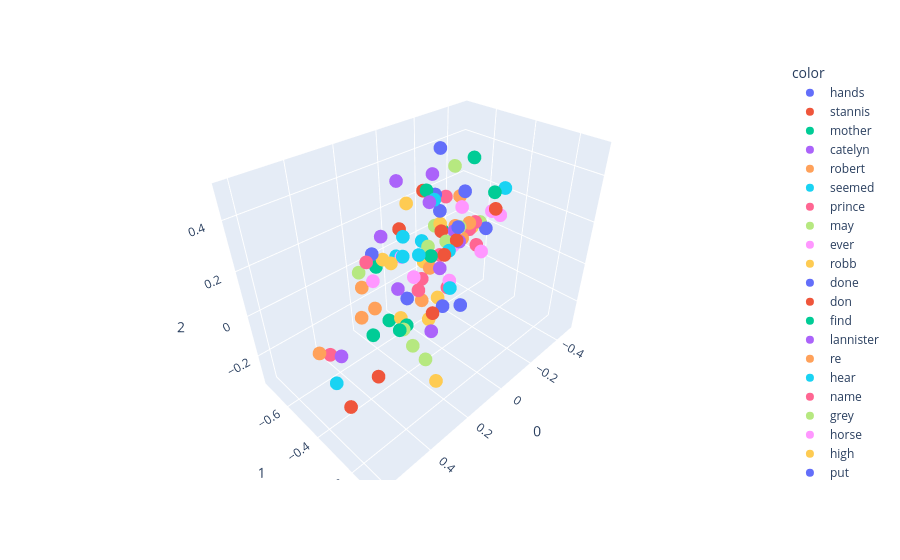

The cell this chart's notebook holds for it:
### Code cell
import plotly.express as px
fig = px.scatter_3d(
    X[200:300],
    x=0,
    y=1,
    z=2,
    color=y[200:300]
)
fig.show()

### Figure 1 — Plotly figure (JSON) as saved in the notebook; plotly's stock layout.template omitted (floating-point values rounded to 4 significant figures)
{"data": [{"hovertemplate": "color=hands<br>0=%{x}<br>1=%{y}<br>2=%{z}<extra></extra>", "legendgroup": "hands", "marker": {"color": "#636efa", "symbol": "circle"}, "mode": "markers", "name": "hands", "scene": "scene", "showlegend": true, "type": "scatter3d", "x": [0.3537], "y": [-0.3875], "z": [0.3101]}, {"hovertemplate": "color=stannis<br>0=%{x}<br>1=%{y}<br>2=%{z}<extra></extra>", "legendgroup": "stannis", "marker": {"color": "#EF553B", "symbol": "circle"}, "mode": "markers", "name": "stannis", "scene": "scene", "showlegend": true, "type": "scatter3d", "x": [-0.1352], "y": [-0.6108], "z": [-0.04168]}, {"hovertemplate": "color=mother<br>0=%{x}<br>1=%{y}<br>2=%{z}<extra></extra>", "legendgroup": "mother", "marker": {"color": "#00cc96", "symbol": "circle"}, "mode": "markers", "name": "mother", "scene": "scene", "showlegend": true, "type": "scatter3d", "x": [-0.1744], "y": [-0.5786], "z": [0.09869]}, {"hovertemplate": "color=catelyn<br>0=%{x}<br>1=%{y}<br>2=%{z}<extra></extra>", "legendgroup": "catelyn", "marker": {"color": "#ab63fa", "symbol": "circle"}, "mode": "markers", "name": "catelyn", "scene": "scene", "showlegend": true, "type": "scatter3d", "x": [-0.07664], "y": [-0.3937], "z": [0.1645]}, {"hovertemplate": "color=robert<br>0=%{x}<br>1=%{y}<br>2=%{z}<extra></extra>", "legendgroup": "robert", "marker": {"color": "#FFA15A", "symbol": "circle"}, "mode": "markers", "name": "robert", "scene": "scene", "showlegend": true, "type": "scatter3d", "x": [-0.2373], "y": [-0.5584], "z": [0.1003]}, {"hovertemplate": "color=seemed<br>0=%{x}<br>1=%{y}<br>2=%{z}<extra></extra>", "legendgroup": "seemed", "marker": {"color": "#19d3f3", "symbol": "circle"}, "mode": "markers", "name": "seemed", "scene": "scene", "showlegend": true, "type": "scatter3d", "x": [0.07259], "y": [-0.31], "z": [0.2296]}, {"hovertemplate": "color=prince<br>0=%{x}<br>1=%{y}<br>2=%{z}<extra></extra>", "legendgroup": "prince", "marker": {"color": "#FF6692", "symbol": "circle"}, "mode": "markers", "name": "prince", "scene": "scene", "showlegend": true, "type": "scatter3d", "x": [-0.2771], "y": [-0.4818], "z": [0.1344]}, {"hovertemplate": "color=may<br>0=%{x}<br>1=%{y}<br>2=%{z}<extra></extra>", "legendgroup": "may", "marker": {"color": "#B6E880", "symbol": "circle"}, "mode": "markers", "name": "may", "scene": "scene", "showlegend": true, "type": "scatter3d", "x": [-0.341], "y": [-0.5067], "z": [0.0981]}, {"hovertemplate": "color=ever<br>0=%{x}<br>1=%{y}<br>2=%{z}<extra></extra>", "legendgroup": "ever", "marker": {"color": "#FF97FF", "symbol": "circle"}, "mode": "markers", "name": "ever", "scene": "scene", "showlegend": true, "type": "scatter3d", "x": [-0.1695], "y": [-0.5086], "z": [0.05107]}, {"hovertemplate": "color=robb<br>0=%{x}<br>1=%{y}<br>2=%{z}<extra></extra>", "legendgroup": "robb", "marker": {"color": "#FECB52", "symbol": "circle"}, "mode": "markers", "name": "robb", "scene": "scene", "showlegend": true, "type": "scatter3d", "x": [-0.1365], "y": [-0.5528], "z": [0.1542]}, {"hovertemplate": "color=done<br>0=%{x}<br>1=%{y}<br>2=%{z}<extra></extra>", "legendgroup": "done", "marker": {"color": "#636efa", "symbol": "circle"}, "mode": "markers", "name": "done", "scene": "scene", "showlegend": true, "type": "scatter3d", "x": [-0.1863], "y": [-0.631], "z": [0.2418]}, {"hovertemplate": "color=don<br>0=%{x}<br>1=%{y}<br>2=%{z}<extra></extra>", "legendgroup": "don", "marker": {"color": "#EF553B", "symbol": "circle"}, "mode": "markers", "name": "don", "scene": "scene", "showlegend": true, "type": "scatter3d", "x": [-0.2533], "y": [-0.3641], "z": [0.2507]}, {"hovertemplate": "color=find<br>0=%{x}<br>1=%{y}<br>2=%{z}<extra></extra>", "legendgroup": "find", "marker": {"color": "#00cc96", "symbol": "circle"}, "mode": "markers", "name": "find", "scene": "scene", "showlegend": true, "type": "scatter3d", "x": [-0.1241], "y": [-0.6198], "z": [0.2866]}, {"hovertemplate": "color=lannister<br>0=%{x}<br>1=%{y}<br>2=%{z}<extra></extra>", "legendgroup": "lannister", "marker": {"color": "#ab63fa", "symbol": "circle"}, "mode": "markers", "name": "lannister", "scene": "scene", "showlegend": true, "type": "scatter3d", "x": [-0.1868], "y": [-0.5178], "z": [0.1129]}, {"hovertemplate": "color=re<br>0=%{x}<br>1=%{y}<br>2=%{z}<extra></extra>", "legendgroup": "re", "marker": {"color": "#FFA15A", "symbol": "circle"}, "mode": "markers", "name": "re", "scene": "scene", "showlegend": true, "type": "scatter3d", "x": [-0.1493], "y": [-0.4081], "z": [0.2117]}, {"hovertemplate": "color=hear<br>0=%{x}<br>1=%{y}<br>2=%{z}<extra></extra>", "legendgroup": "hear", "marker": {"color": "#19d3f3", "symbol": "circle"}, "mode": "markers", "name": "hear", "scene": "scene", "showlegend": true, "type": "scatter3d", "x": [-0.02951], "y": [-0.4833], "z": [0.3289]}, {"hovertemplate": "color=name<br>0=%{x}<br>1=%{y}<br>2=%{z}<extra></extra>", "legendgroup": "name", "marker": {"color": "#FF6692", "symbol": "circle"}, "mode": "markers", "name": "name", "scene": "scene", "showlegend": true, "type": "scatter3d", "x": [-0.2725], "y": [-0.6497], "z": [0.1945]}, {"hovertemplate": "color=grey<br>0=%{x}<br>1=%{y}<br>2=%{z}<extra></extra>", "legendgroup": "grey", "marker": {"color": "#B6E880", "symbol": "circle"}, "mode": "markers", "name": "grey", "scene": "scene", "showlegend": true, "type": "scatter3d", "x": [0.3554], "y": [-0.1432], "z": [0.01519]}, {"hovertemplate": "color=horse<br>0=%{x}<br>1=%{y}<br>2=%{z}<extra></extra>", "legendgroup": "horse", "marker": {"color": "#FF97FF", "symbol": "circle"}, "mode": "markers", "name": "horse", "scene": "scene", "showlegend": true, "type": "scatter3d", "x": [0.3714], "y": [-0.3694], "z": [0.2214]}, {"hovertemplate": "color=high<br>0=%{x}<br>1=%{y}<br>2=%{z}<extra></extra>", "legendgroup": "high", "marker": {"color": "#FECB52", "symbol": "circle"}, "mode": "markers", "name": "high", "scene": "scene", "showlegend": true, "type": "scatter3d", "x": [0.1358], "y": [-0.3476], "z": [-0.07128]}, {"hovertemplate": "color=put<br>0=%{x}<br>1=%{y}<br>2=%{z}<extra></extra>", "legendgroup": "put", "marker": {"color": "#636efa", "symbol": "circle"}, "mode": "markers", "name": "put", "scene": "scene", "showlegend": true, "type": "scatter3d", "x": [-0.09275], "y": [-0.5163], "z": [0.5033]}, {"hovertemplate": "color=stone<br>0=%{x}<br>1=%{y}<br>2=%{z}<extra></extra>", "legendgroup": "stone", "marker": {"color": "#EF553B", "symbol": "circle"}, "mode": "markers", "name": "stone", "scene": "scene", "showlegend": true, "type": "scatter3d", "x": [0.5918], "y": [-0.2478], "z": [-0.1068]}, {"hovertemplate": "color=wine<br>0=%{x}<br>1=%{y}<br>2=%{z}<extra></extra>", "legendgroup": "wine", "marker": {"color": "#00cc96", "symbol": "circle"}, "mode": "markers", "name": "wine", "scene": "scene", "showlegend": true, "type": "scatter3d", "x": [0.123], "y": [-0.3491], "z": [0.2123]}, {"hovertemplate": "color=hard<br>0=%{x}<br>1=%{y}<br>2=%{z}<extra></extra>", "legendgroup": "hard", "marker": {"color": "#ab63fa", "symbol": "circle"}, "mode": "markers", "name": "hard", "scene": "scene", "showlegend": true, "type": "scatter3d", "x": [0.3487], "y": [-0.2729], "z": [0.2291]}, {"hovertemplate": "color=water<br>0=%{x}<br>1=%{y}<br>2=%{z}<extra></extra>", "legendgroup": "water", "marker": {"color": "#FFA15A", "symbol": "circle"}, "mode": "markers", "name": "water", "scene": "scene", "showlegend": true, "type": "scatter3d", "x": [0.6162], "y": [-0.3489], "z": [0.08033]}, {"hovertemplate": "color=upon<br>0=%{x}<br>1=%{y}<br>2=%{z}<extra></extra>", "legendgroup": "upon", "marker": {"color": "#19d3f3", "symbol": "circle"}, "mode": "markers", "name": "upon", "scene": "scene", "showlegend": true, "type": "scatter3d", "x": [0.07779], "y": [-0.2957], "z": [0.07494]}, {"hovertemplate": "color=fire<br>0=%{x}<br>1=%{y}<br>2=%{z}<extra></extra>", "legendgroup": "fire", "marker": {"color": "#FF6692", "symbol": "circle"}, "mode": "markers", "name": "fire", "scene": "scene", "showlegend": true, "type": "scatter3d", "x": [0.5327], "y": [-0.429], "z": [-0.04019]}, {"hovertemplate": "color=iron<br>0=%{x}<br>1=%{y}<br>2=%{z}<extra></extra>", "legendgroup": "iron", "marker": {"color": "#B6E880", "symbol": "circle"}, "mode": "markers", "name": "iron", "scene": "scene", "showlegend": true, "type": "scatter3d", "x": [0.24], "y": [-0.3761], "z": [-0.07604]}, {"hovertemplate": "color=until<br>0=%{x}<br>1=%{y}<br>2=%{z}<extra></extra>", "legendgroup": "until", "marker": {"color": "#FF97FF", "symbol": "circle"}, "mode": "markers", "name": "until", "scene": "scene", "showlegend": true, "type": "scatter3d", "x": [0.2126], "y": [-0.4056], "z": [0.2236]}, {"hovertemplate": "color=these<br>0=%{x}<br>1=%{y}<br>2=%{z}<extra></extra>", "legendgroup": "these", "marker": {"color": "#FECB52", "symbol": "circle"}, "mode": "markers", "name": "these", "scene": "scene", "showlegend": true, "type": "scatter3d", "x": [-0.1904], "y": [-0.6131], "z": [-0.2967]}, {"hovertemplate": "color=voice<br>0=%{x}<br>1=%{y}<br>2=%{z}<extra></extra>", "legendgroup": "voice", "marker": {"color": "#636efa", "symbol": "circle"}, "mode": "markers", "name": "voice", "scene": "scene", "showlegend": true, "type": "scatter3d", "x": [0.01873], "y": [-0.3185], "z": [0.2996]}, {"hovertemplate": "color=gone<br>0=%{x}<br>1=%{y}<br>2=%{z}<extra></extra>", "legendgroup": "gone", "marker": {"color": "#EF553B", "symbol": "circle"}, "mode": "markers", "name": "gone", "scene": "scene", "showlegend": true, "type": "scatter3d", "x": [0.1359], "y": [-0.4994], "z": [0.2648]}, {"hovertemplate": "color=give<br>0=%{x}<br>1=%{y}<br>2=%{z}<extra></extra>", "legendgroup": "give", "marker": {"color": "#00cc96", "symbol": "circle"}, "mode": "markers", "name": "give", "scene": "scene", "showlegend": true, "type": "scatter3d", "x": [-0.3258], "y": [-0.5462], "z": [0.3892]}, {"hovertemplate": "color=sam<br>0=%{x}<br>1=%{y}<br>2=%{z}<extra></extra>", "legendgroup": "sam", "marker": {"color": "#ab63fa", "symbol": "circle"}, "mode": "markers", "name": "sam", "scene": "scene", "showlegend": true, "type": "scatter3d", "x": [0.1477], "y": [-0.282], "z": [0.2051]}, {"hovertemplate": "color=better<br>0=%{x}<br>1=%{y}<br>2=%{z}<extra></extra>", "legendgroup": "better", "marker": {"color": "#FFA15A", "symbol": "circle"}, "mode": "markers", "name": "better", "scene": "scene", "showlegend": true, "type": "scatter3d", "x": [-0.2203], "y": [-0.5021], "z": [0.06957]}, {"hovertemplate": "color=seen<br>0=%{x}<br>1=%{y}<br>2=%{z}<extra></extra>", "legendgroup": "seen", "marker": {"color": "#19d3f3", "symbol": "circle"}, "mode": "markers", "name": "seen", "scene": "scene", "showlegend": true, "type": "scatter3d", "x": [0.03972], "y": [-0.4814], "z": [0.1796]}, {"hovertemplate": "color=shall<br>0=%{x}<br>1=%{y}<br>2=%{z}<extra></extra>", "legendgroup": "shall", "marker": {"color": "#FF6692", "symbol": "circle"}, "mode": "markers", "name": "shall", "scene": "scene", "showlegend": true, "type": "scatter3d", "x": [-0.3053], "y": [-0.5355], "z": [0.06465]}, {"hovertemplate": "color=ned<br>0=%{x}<br>1=%{y}<br>2=%{z}<extra></extra>", "legendgroup": "ned", "marker": {"color": "#B6E880", "symbol": "circle"}, "mode": "markers", "name": "ned", "scene": "scene", "showlegend": true, "type": "scatter3d", "x": [-0.09758], "y": [-0.4128], "z": [0.2137]}, {"hovertemplate": "color=always<br>0=%{x}<br>1=%{y}<br>2=%{z}<extra></extra>", "legendgroup": "always", "marker": {"color": "#FF97FF", "symbol": "circle"}, "mode": "markers", "name": "always", "scene": "scene", "showlegend": true, "type": "scatter3d", "x": [-0.2068], "y": [-0.5175], "z": [0.1192]}, {"hovertemplate": "color=years<br>0=%{x}<br>1=%{y}<br>2=%{z}<extra></extra>", "legendgroup": "years", "marker": {"color": "#FECB52", "symbol": "circle"}, "mode": "markers", "name": "years", "scene": "scene", "showlegend": true, "type": "scatter3d", "x": [-0.09968], "y": [-0.6139], "z": [-0.04666]}, {"hovertemplate": "color=between<br>0=%{x}<br>1=%{y}<br>2=%{z}<extra></extra>", "legendgroup": "between", "marker": {"color": "#636efa", "symbol": "circle"}, "mode": "markers", "name": "between", "scene": "scene", "showlegend": true, "type": "scatter3d", "x": [0.2735], "y": [-0.1486], "z": [0.1878]}, {"hovertemplate": "color=dark<br>0=%{x}<br>1=%{y}<br>2=%{z}<extra></extra>", "legendgroup": "dark", "marker": {"color": "#EF553B", "symbol": "circle"}, "mode": "markers", "name": "dark", "scene": "scene", "showlegend": true, "type": "scatter3d", "x": [0.5094], "y": [-0.1974], "z": [0.01035]}, {"hovertemplate": "color=place<br>0=%{x}<br>1=%{y}<br>2=%{z}<extra></extra>", "legendgroup": "place", "marker": {"color": "#00cc96", "symbol": "circle"}, "mode": "markers", "name": "place", "scene": "scene", "showlegend": true, "type": "scatter3d", "x": [0.06299], "y": [-0.7449], "z": [-0.05929]}, {"hovertemplate": "color=small<br>0=%{x}<br>1=%{y}<br>2=%{z}<extra></extra>", "legendgroup": "small", "marker": {"color": "#ab63fa", "symbol": "circle"}, "mode": "markers", "name": "small", "scene": "scene", "showlegend": true, "type": "scatter3d", "x": [0.1928], "y": [-0.2776], "z": [-0.05218]}, {"hovertemplate": "color=cold<br>0=%{x}<br>1=%{y}<br>2=%{z}<extra></extra>", "legendgroup": "cold", "marker": {"color": "#FFA15A", "symbol": "circle"}, "mode": "markers", "name": "cold", "scene": "scene", "showlegend": true, "type": "scatter3d", "x": [0.4131], "y": [-0.3151], "z": [0.1623]}, {"hovertemplate": "color=winterfell<br>0=%{x}<br>1=%{y}<br>2=%{z}<extra></extra>", "legendgroup": "winterfell", "marker": {"color": "#19d3f3", "symbol": "circle"}, "mode": "markers", "name": "winterfell", "scene": "scene", "showlegend": true, "type": "scatter3d", "x": [-0.01962], "y": [-0.7035], "z": [-0.02301]}, {"hovertemplate": "color=most<br>0=%{x}<br>1=%{y}<br>2=%{z}<extra></extra>", "legendgroup": "most", "marker": {"color": "#FF6692", "symbol": "circle"}, "mode": "markers", "name": "most", "scene": "scene", "showlegend": true, "type": "scatter3d", "x": [-0.2001], "y": [-0.561], "z": [-0.2135]}, {"hovertemplate": "color=hundred<br>0=%{x}<br>1=%{y}<br>2=%{z}<extra></extra>", "legendgroup": "hundred", "marker": {"color": "#B6E880", "symbol": "circle"}, "mode": "markers", "name": "hundred", "scene": "scene", "showlegend": true, "type": "scatter3d", "x": [0.1027], "y": [-0.477], "z": [-0.3212]}, {"hovertemplate": "color=stood<br>0=%{x}<br>1=%{y}<br>2=%{z}<extra></extra>", "legendgroup": "stood", "marker": {"color": "#FF97FF", "symbol": "circle"}, "mode": "markers", "name": "stood", "scene": "scene", "showlegend": true, "type": "scatter3d", "x": [0.2805], "y": [-0.2713], "z": [0.2415]}, {"hovertemplate": "color=end<br>0=%{x}<br>1=%{y}<br>2=%{z}<extra></extra>", "legendgroup": "end", "marker": {"color": "#FECB52", "symbol": "circle"}, "mode": "markers", "name": "end", "scene": "scene", "showlegend": true, "type": "scatter3d", "x": [0.1106], "y": [-0.6367], "z": [0.05357]}, {"hovertemplate": "color=sister<br>0=%{x}<br>1=%{y}<br>2=%{z}<extra></extra>", "legendgroup": "sister", "marker": {"color": "#636efa", "symbol": "circle"}, "mode": "markers", "name": "sister", "scene": "scene", "showlegend": true, "type": "scatter3d", "x": [-0.3393], "y": [-0.5987], "z": [0.2143]}, {"hovertemplate": "color=words<br>0=%{x}<br>1=%{y}<br>2=%{z}<extra></extra>", "legendgroup": "words", "marker": {"color": "#EF553B", "symbol": "circle"}, "mode": "markers", "name": "words", "scene": "scene", "showlegend": true, "type": "scatter3d", "x": [-0.08316], "y": [-0.4956], "z": [0.1648]}, {"hovertemplate": "color=sea<br>0=%{x}<br>1=%{y}<br>2=%{z}<extra></extra>", "legendgroup": "sea", "marker": {"color": "#00cc96", "symbol": "circle"}, "mode": "markers", "name": "sea", "scene": "scene", "showlegend": true, "type": "scatter3d", "x": [0.2333], "y": [-0.577], "z": [-0.2402]}, {"hovertemplate": "color=right<br>0=%{x}<br>1=%{y}<br>2=%{z}<extra></extra>", "legendgroup": "right", "marker": {"color": "#ab63fa", "symbol": "circle"}, "mode": "markers", "name": "right", "scene": "scene", "showlegend": true, "type": "scatter3d", "x": [0.2267], "y": [-0.4948], "z": [0.2743]}, {"hovertemplate": "color=nothing<br>0=%{x}<br>1=%{y}<br>2=%{z}<extra></extra>", "legendgroup": "nothing", "marker": {"color": "#FFA15A", "symbol": "circle"}, "mode": "markers", "name": "nothing", "scene": "scene", "showlegend": true, "type": "scatter3d", "x": [0.001785], "y": [-0.4753], "z": [0.03888]}, {"hovertemplate": "color=walls<br>0=%{x}<br>1=%{y}<br>2=%{z}<extra></extra>", "legendgroup": "walls", "marker": {"color": "#19d3f3", "symbol": "circle"}, "mode": "markers", "name": "walls", "scene": "scene", "showlegend": true, "type": "scatter3d", "x": [0.4763], "y": [-0.5121], "z": [-0.2917]}, {"hovertemplate": "color=fingers<br>0=%{x}<br>1=%{y}<br>2=%{z}<extra></extra>", "legendgroup": "fingers", "marker": {"color": "#FF6692", "symbol": "circle"}, "mode": "markers", "name": "fingers", "scene": "scene", "showlegend": true, "type": "scatter3d", "x": [0.4569], "y": [-0.282], "z": [0.3793]}, {"hovertemplate": "color=same<br>0=%{x}<br>1=%{y}<br>2=%{z}<extra></extra>", "legendgroup": "same", "marker": {"color": "#B6E880", "symbol": "circle"}, "mode": "markers", "name": "same", "scene": "scene", "showlegend": true, "type": "scatter3d", "x": [-0.07434], "y": [-0.4598], "z": [0.1369]}, {"hovertemplate": "color=house<br>0=%{x}<br>1=%{y}<br>2=%{z}<extra></extra>", "legendgroup": "house", "marker": {"color": "#FF97FF", "symbol": "circle"}, "mode": "markers", "name": "house", "scene": "scene", "showlegend": true, "type": "scatter3d", "x": [-0.1489], "y": [-0.5039], "z": [-0.1181]}, {"hovertemplate": "color=cloak<br>0=%{x}<br>1=%{y}<br>2=%{z}<extra></extra>", "legendgroup": "cloak", "marker": {"color": "#FECB52", "symbol": "circle"}, "mode": "markers", "name": "cloak", "scene": "scene", "showlegend": true, "type": "scatter3d", "x": [0.3308], "y": [-0.3224], "z": [0.2949]}, {"hovertemplate": "color=young<br>0=%{x}<br>1=%{y}<br>2=%{z}<extra></extra>", "legendgroup": "young", "marker": {"color": "#636efa", "symbol": "circle"}, "mode": "markers", "name": "young", "scene": "scene", "showlegend": true, "type": "scatter3d", "x": [-0.2994], "y": [-0.4408], "z": [0.1112]}, {"hovertemplate": "color=beside<br>0=%{x}<br>1=%{y}<br>2=%{z}<extra></extra>", "legendgroup": "beside", "marker": {"color": "#EF553B", "symbol": "circle"}, "mode": "markers", "name": "beside", "scene": "scene", "showlegend": true, "type": "scatter3d", "x": [0.2156], "y": [-0.1994], "z": [0.3307]}, {"hovertemplate": "color=does<br>0=%{x}<br>1=%{y}<br>2=%{z}<extra></extra>", "legendgroup": "does", "marker": {"color": "#00cc96", "symbol": "circle"}, "mode": "markers", "name": "does", "scene": "scene", "showlegend": true, "type": "scatter3d", "x": [-0.3831], "y": [-0.4719], "z": [0.239]}, {"hovertemplate": "color=get<br>0=%{x}<br>1=%{y}<br>2=%{z}<extra></extra>", "legendgroup": "get", "marker": {"color": "#ab63fa", "symbol": "circle"}, "mode": "markers", "name": "get", "scene": "scene", "showlegend": true, "type": "scatter3d", "x": [0.04755], "y": [-0.607], "z": [0.3893]}, {"hovertemplate": "color=seven<br>0=%{x}<br>1=%{y}<br>2=%{z}<extra></extra>", "legendgroup": "seven", "marker": {"color": "#FFA15A", "symbol": "circle"}, "mode": "markers", "name": "seven", "scene": "scene", "showlegend": true, "type": "scatter3d", "x": [-0.09782], "y": [-0.6263], "z": [-0.2687]}, {"hovertemplate": "color=mouth<br>0=%{x}<br>1=%{y}<br>2=%{z}<extra></extra>", "legendgroup": "mouth", "marker": {"color": "#19d3f3", "symbol": "circle"}, "mode": "markers", "name": "mouth", "scene": "scene", "showlegend": true, "type": "scatter3d", "x": [0.3308], "y": [-0.2612], "z": [0.42]}, {"hovertemplate": "color=watch<br>0=%{x}<br>1=%{y}<br>2=%{z}<extra></extra>", "legendgroup": "watch", "marker": {"color": "#FF6692", "symbol": "circle"}, "mode": "markers", "name": "watch", "scene": "scene", "showlegend": true, "type": "scatter3d", "x": [-0.1083], "y": [-0.5248], "z": [0.02643]}, {"hovertemplate": "color=door<br>0=%{x}<br>1=%{y}<br>2=%{z}<extra></extra>", "legendgroup": "door", "marker": {"color": "#B6E880", "symbol": "circle"}, "mode": "markers", "name": "door", "scene": "scene", "showlegend": true, "type": "scatter3d", "x": [0.4214], "y": [-0.3733], "z": [0.2787]}, {"hovertemplate": "color=joffrey<br>0=%{x}<br>1=%{y}<br>2=%{z}<extra></extra>", "legendgroup": "joffrey", "marker": {"color": "#FF97FF", "symbol": "circle"}, "mode": "markers", "name": "joffrey", "scene": "scene", "showlegend": true, "type": "scatter3d", "x": [-0.2299], "y": [-0.5181], "z": [0.2095]}, {"hovertemplate": "color=green<br>0=%{x}<br>1=%{y}<br>2=%{z}<extra></extra>", "legendgroup": "green", "marker": {"color": "#FECB52", "symbol": "circle"}, "mode": "markers", "name": "green", "scene": "scene", "showlegend": true, "type": "scatter3d", "x": [0.3258], "y": [-0.1231], "z": [-0.09357]}, {"hovertemplate": "color=big<br>0=%{x}<br>1=%{y}<br>2=%{z}<extra></extra>", "legendgroup": "big", "marker": {"color": "#636efa", "symbol": "circle"}, "mode": "markers", "name": "big", "scene": "scene", "showlegend": true, "type": "scatter3d", "x": [0.244], "y": [-0.1008], "z": [0.2028]}, {"hovertemplate": "color=under<br>0=%{x}<br>1=%{y}<br>2=%{z}<extra></extra>", "legendgroup": "under", "marker": {"color": "#EF553B", "symbol": "circle"}, "mode": "markers", "name": "under", "scene": "scene", "showlegend": true, "type": "scatter3d", "x": [0.3727], "y": [-0.09557], "z": [0.2496]}, {"hovertemplate": "color=few<br>0=%{x}<br>1=%{y}<br>2=%{z}<extra></extra>", "legendgroup": "few", "marker": {"color": "#00cc96", "symbol": "circle"}, "mode": "markers", "name": "few", "scene": "scene", "showlegend": true, "type": "scatter3d", "x": [0.1705], "y": [-0.436], "z": [-0.1363]}, {"hovertemplate": "color=sent<br>0=%{x}<br>1=%{y}<br>2=%{z}<extra></extra>", "legendgroup": "sent", "marker": {"color": "#ab63fa", "symbol": "circle"}, "mode": "markers", "name": "sent", "scene": "scene", "showlegend": true, "type": "scatter3d", "x": [-0.05299], "y": [-0.5169], "z": [0.4137]}, {"hovertemplate": "color=perhaps<br>0=%{x}<br>1=%{y}<br>2=%{z}<extra></extra>", "legendgroup": "perhaps", "marker": {"color": "#FFA15A", "symbol": "circle"}, "mode": "markers", "name": "perhaps", "scene": "scene", "showlegend": true, "type": "scatter3d", "x": [-0.372], "y": [-0.6552], "z": [0.159]}, {"hovertemplate": "color=almost<br>0=%{x}<br>1=%{y}<br>2=%{z}<extra></extra>", "legendgroup": "almost", "marker": {"color": "#19d3f3", "symbol": "circle"}, "mode": "markers", "name": "almost", "scene": "scene", "showlegend": true, "type": "scatter3d", "x": [0.2876], "y": [-0.2391], "z": [0.3453]}, {"hovertemplate": "color=such<br>0=%{x}<br>1=%{y}<br>2=%{z}<extra></extra>", "legendgroup": "such", "marker": {"color": "#FF6692", "symbol": "circle"}, "mode": "markers", "name": "such", "scene": "scene", "showlegend": true, "type": "scatter3d", "x": [-0.3804], "y": [-0.5509], "z": [-0.05741]}, {"hovertemplate": "color=wanted<br>0=%{x}<br>1=%{y}<br>2=%{z}<extra></extra>", "legendgroup": "wanted", "marker": {"color": "#B6E880", "symbol": "circle"}, "mode": "markers", "name": "wanted", "scene": "scene", "showlegend": true, "type": "scatter3d", "x": [-0.1701], "y": [-0.5114], "z": [0.4114]}, {"hovertemplate": "color=daughter<br>0=%{x}<br>1=%{y}<br>2=%{z}<extra></extra>", "legendgroup": "daughter", "marker": {"color": "#FF97FF", "symbol": "circle"}, "mode": "markers", "name": "daughter", "scene": "scene", "showlegend": true, "type": "scatter3d", "x": [-0.3741], "y": [-0.4727], "z": [0.1522]}, {"hovertemplate": "color=true<br>0=%{x}<br>1=%{y}<br>2=%{z}<extra></extra>", "legendgroup": "true", "marker": {"color": "#FECB52", "symbol": "circle"}, "mode": "markers", "name": "true", "scene": "scene", "showlegend": true, "type": "scatter3d", "x": [-0.4278], "y": [-0.6228], "z": [-0.01094]}, {"hovertemplate": "color=while<br>0=%{x}<br>1=%{y}<br>2=%{z}<extra></extra>", "legendgroup": "while", "marker": {"color": "#636efa", "symbol": "circle"}, "mode": "markers", "name": "while", "scene": "scene", "showlegend": true, "type": "scatter3d", "x": [0.31], "y": [-0.2734], "z": [0.169]}, {"hovertemplate": "color=leave<br>0=%{x}<br>1=%{y}<br>2=%{z}<extra></extra>", "legendgroup": "leave", "marker": {"color": "#EF553B", "symbol": "circle"}, "mode": "markers", "name": "leave", "scene": "scene", "showlegend": true, "type": "scatter3d", "x": [-0.1557], "y": [-0.6723], "z": [0.2557]}, {"hovertemplate": "color=city<br>0=%{x}<br>1=%{y}<br>2=%{z}<extra></extra>", "legendgroup": "city", "marker": {"color": "#00cc96", "symbol": "circle"}, "mode": "markers", "name": "city", "scene": "scene", "showlegend": true, "type": "scatter3d", "x": [0.05881], "y": [-0.6802], "z": [-0.3289]}, {"hovertemplate": "color=wind<br>0=%{x}<br>1=%{y}<br>2=%{z}<extra></extra>", "legendgroup": "wind", "marker": {"color": "#ab63fa", "symbol": "circle"}, "mode": "markers", "name": "wind", "scene": "scene", "showlegend": true, "type": "scatter3d", "x": [0.5495], "y": [-0.3323], "z": [0.03222]}, {"hovertemplate": "color=light<br>0=%{x}<br>1=%{y}<br>2=%{z}<extra></extra>", "legendgroup": "light", "marker": {"color": "#FFA15A", "symbol": "circle"}, "mode": "markers", "name": "light", "scene": "scene", "showlegend": true, "type": "scatter3d", "x": [0.3889], "y": [-0.4272], "z": [0.0409]}, {"hovertemplate": "color=arms<br>0=%{x}<br>1=%{y}<br>2=%{z}<extra></extra>", "legendgroup": "arms", "marker": {"color": "#19d3f3", "symbol": "circle"}, "mode": "markers", "name": "arms", "scene": "scene", "showlegend": true, "type": "scatter3d", "x": [0.2482], "y": [-0.358], "z": [0.2648]}, {"hovertemplate": "color=children<br>0=%{x}<br>1=%{y}<br>2=%{z}<extra></extra>", "legendgroup": "children", "marker": {"color": "#FF6692", "symbol": "circle"}, "mode": "markers", "name": "children", "scene": "scene", "showlegend": true, "type": "scatter3d", "x": [-0.08827], "y": [-0.6376], "z": [-0.2113]}, {"hovertemplate": "color=herself<br>0=%{x}<br>1=%{y}<br>2=%{z}<extra></extra>", "legendgroup": "herself", "marker": {"color": "#B6E880", "symbol": "circle"}, "mode": "markers", "name": "herself", "scene": "scene", "showlegend": true, "type": "scatter3d", "x": [0.08792], "y": [-0.3994], "z": [0.2135]}, {"hovertemplate": "color=sweet<br>0=%{x}<br>1=%{y}<br>2=%{z}<extra></extra>", "legendgroup": "sweet", "marker": {"color": "#FF97FF", "symbol": "circle"}, "mode": "markers", "name": "sweet", "scene": "scene", "showlegend": true, "type": "scatter3d", "x": [-0.2587], "y": [-0.3435], "z": [0.2285]}, {"hovertemplate": "color=others<br>0=%{x}<br>1=%{y}<br>2=%{z}<extra></extra>", "legendgroup": "others", "marker": {"color": "#FECB52", "symbol": "circle"}, "mode": "markers", "name": "others", "scene": "scene", "showlegend": true, "type": "scatter3d", "x": [0.1364], "y": [-0.5091], "z": [-0.1631]}, {"hovertemplate": "color=lost<br>0=%{x}<br>1=%{y}<br>2=%{z}<extra></extra>", "legendgroup": "lost", "marker": {"color": "#636efa", "symbol": "circle"}, "mode": "markers", "name": "lost", "scene": "scene", "showlegend": true, "type": "scatter3d", "x": [-0.07816], "y": [-0.5003], "z": [0.2568]}, {"hovertemplate": "color=theon<br>0=%{x}<br>1=%{y}<br>2=%{z}<extra></extra>", "legendgroup": "theon", "marker": {"color": "#EF553B", "symbol": "circle"}, "mode": "markers", "name": "theon", "scene": "scene", "showlegend": true, "type": "scatter3d", "x": [-0.02735], "y": [-0.3634], "z": [0.2055]}, {"hovertemplate": "color=each<br>0=%{x}<br>1=%{y}<br>2=%{z}<extra></extra>", "legendgroup": "each", "marker": {"color": "#00cc96", "symbol": "circle"}, "mode": "markers", "name": "each", "scene": "scene", "showlegend": true, "type": "scatter3d", "x": [0.2864], "y": [-0.3452], "z": [-0.03075]}, {"hovertemplate": "color=felt<br>0=%{x}<br>1=%{y}<br>2=%{z}<extra></extra>", "legendgroup": "felt", "marker": {"color": "#ab63fa", "symbol": "circle"}, "mode": "markers", "name": "felt", "scene": "scene", "showlegend": true, "type": "scatter3d", "x": [0.2278], "y": [-0.2533], "z": [0.499]}, {"hovertemplate": "color=side<br>0=%{x}<br>1=%{y}<br>2=%{z}<extra></extra>", "legendgroup": "side", "marker": {"color": "#FFA15A", "symbol": "circle"}, "mode": "markers", "name": "side", "scene": "scene", "showlegend": true, "type": "scatter3d", "x": [0.358], "y": [-0.4527], "z": [0.1433]}, {"hovertemplate": "color=yes<br>0=%{x}<br>1=%{y}<br>2=%{z}<extra></extra>", "legendgroup": "yes", "marker": {"color": "#19d3f3", "symbol": "circle"}, "mode": "markers", "name": "yes", "scene": "scene", "showlegend": true, "type": "scatter3d", "x": [-0.4839], "y": [-0.4923], "z": [0.2167]}, {"hovertemplate": "color=brothers<br>0=%{x}<br>1=%{y}<br>2=%{z}<extra></extra>", "legendgroup": "brothers", "marker": {"color": "#FF6692", "symbol": "circle"}, "mode": "markers", "name": "brothers", "scene": "scene", "showlegend": true, "type": "scatter3d", "x": [-0.0677], "y": [-0.5937], "z": [-0.1128]}, {"hovertemplate": "color=best<br>0=%{x}<br>1=%{y}<br>2=%{z}<extra></extra>", "legendgroup": "best", "marker": {"color": "#B6E880", "symbol": "circle"}, "mode": "markers", "name": "best", "scene": "scene", "showlegend": true, "type": "scatter3d", "x": [-0.1968], "y": [-0.6424], "z": [0.08272]}, {"hovertemplate": "color=very<br>0=%{x}<br>1=%{y}<br>2=%{z}<extra></extra>", "legendgroup": "very", "marker": {"color": "#FF97FF", "symbol": "circle"}, "mode": "markers", "name": "very", "scene": "scene", "showlegend": true, "type": "scatter3d", "x": [-0.2038], "y": [-0.3827], "z": [0.06527]}, {"hovertemplate": "color=die<br>0=%{x}<br>1=%{y}<br>2=%{z}<extra></extra>", "legendgroup": "die", "marker": {"color": "#FECB52", "symbol": "circle"}, "mode": "markers", "name": "die", "scene": "scene", "showlegend": true, "type": "scatter3d", "x": [-0.1031], "y": [-0.7211], "z": [0.1975]}], "layout": {"legend": {"title": {"text": "color"}, "tracegroupgap": 0}, "margin": {"t": 60}, "scene": {"domain": {"x": [0, 1], "y": [0, 1]}, "xaxis": {"title": {"text": "0"}}, "yaxis": {"title": {"text": "1"}}, "zaxis": {"title": {"text": "2"}}}}}
